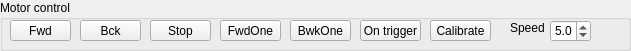
      <widget class="QGroupBox" name="motorControlGroupBox">
       <property name="geometry">
        <rect>
         <x>10</x>
         <y>180</y>
         <width>631</width>
         <height>51</height>
        </rect>
       </property>
       <property name="styleSheet">
        <string notr="true">QGroupBox#motorControlGroupBox { 
     border: 1px solid black; 
 } </string>
       </property>
       <property name="title">
        <string>Motor control</string>
       </property>
       <widget class="QPushButton" name="forwardButton">
        <property name="geometry">
         <rect>
          <x>10</x>
          <y>20</y>
          <width>61</width>
          <height>21</height>
         </rect>
        </property>
        <property name="maximumSize">
         <size>
          <width>61</width>
          <height>16777215</height>
         </size>
        </property>
        <property name="text">
         <string>Fwd</string>
        </property>
       </widget>
       <widget class="QPushButton" name="backwardButton">
        <property name="geometry">
         <rect>
          <x>80</x>
          <y>20</y>
          <width>61</width>
          <height>21</height>
         </rect>
        </property>
        <property name="maximumSize">
         <size>
          <width>61</width>
          <height>16777215</height>
         </size>
        </property>
        <property name="text">
         <string>Bck</string>
        </property>
       </widget>
       <widget class="QPushButton" name="motorStopButton">
        <property name="geometry">
         <rect>
          <x>150</x>
          <y>20</y>
          <width>61</width>
          <height>21</height>
         </rect>
        </property>
        <property name="maximumSize">
         <size>
          <width>61</width>
          <height>16777215</height>
         </size>
        </property>
        <property name="text">
         <string>Stop</string>
        </property>
       </widget>
       <widget class="QPushButton" name="forwardOneButton">
        <property name="geometry">
         <rect>
          <x>220</x>
          <y>20</y>
          <width>61</width>
          <height>21</height>
         </rect>
        </property>
        <property name="maximumSize">
         <size>
          <width>61</width>
          <height>16777215</height>
         </size>
        </property>
        <property name="text">
         <string>FwdOne</string>
        </property>
       </widget>
       <widget class="QPushButton" name="backwardOneButton">
        <property name="geometry">
         <rect>
          <x>290</x>
          <y>20</y>
          <width>61</width>
          <height>21</height>
         </rect>
        </property>
        <property name="maximumSize">
         <size>
          <width>61</width>
          <height>16777215</height>
         </size>
        </property>
        <property name="text">
         <string>BwkOne</string>
        </property>
       </widget>
       <widget class="QLabel" name="label_17">
        <property name="geometry">
         <rect>
          <x>510</x>
          <y>20</y>
          <width>47</width>
          <height>16</height>
         </rect>
        </property>
        <property name="text">
         <string>Speed</string>
        </property>
       </widget>
       <widget class="QDoubleSpinBox" name="motorSpeedBox">
        <property name="geometry">
         <rect>
          <x>550</x>
          <y>20</y>
          <width>41</width>
          <height>22</height>
         </rect>
        </property>
        <property name="decimals">
         <number>1</number>
        </property>
        <property name="minimum">
         <double>0.000000000000000</double>
        </property>
        <property name="maximum">
         <double>10.000000000000000</double>
        </property>
        <property name="singleStep">
         <double>0.100000000000000</double>
        </property>
        <property name="value">
         <double>5.000000000000000</double>
        </property>
       </widget>
       <widget class="QPushButton" name="motorOnTriggerButton">
        <property name="geometry">
         <rect>
          <x>360</x>
          <y>20</y>
          <width>61</width>
          <height>21</height>
         </rect>
        </property>
        <property name="maximumSize">
         <size>
          <width>61</width>
          <height>16777215</height>
         </size>
        </property>
        <property name="text">
         <string>On trigger</string>
        </property>
       </widget>
       <widget class="QPushButton" name="motorCalibrateButton">
        <property name="geometry">
         <rect>
          <x>430</x>
          <y>20</y>
          <width>61</width>
          <height>21</height>
         </rect>
        </property>
        <property name="maximumSize">
         <size>
          <width>61</width>
          <height>16777215</height>
         </size>
        </property>
        <property name="text">
         <string>Calibrate</string>
        </property>
       </widget>
      </widget>
